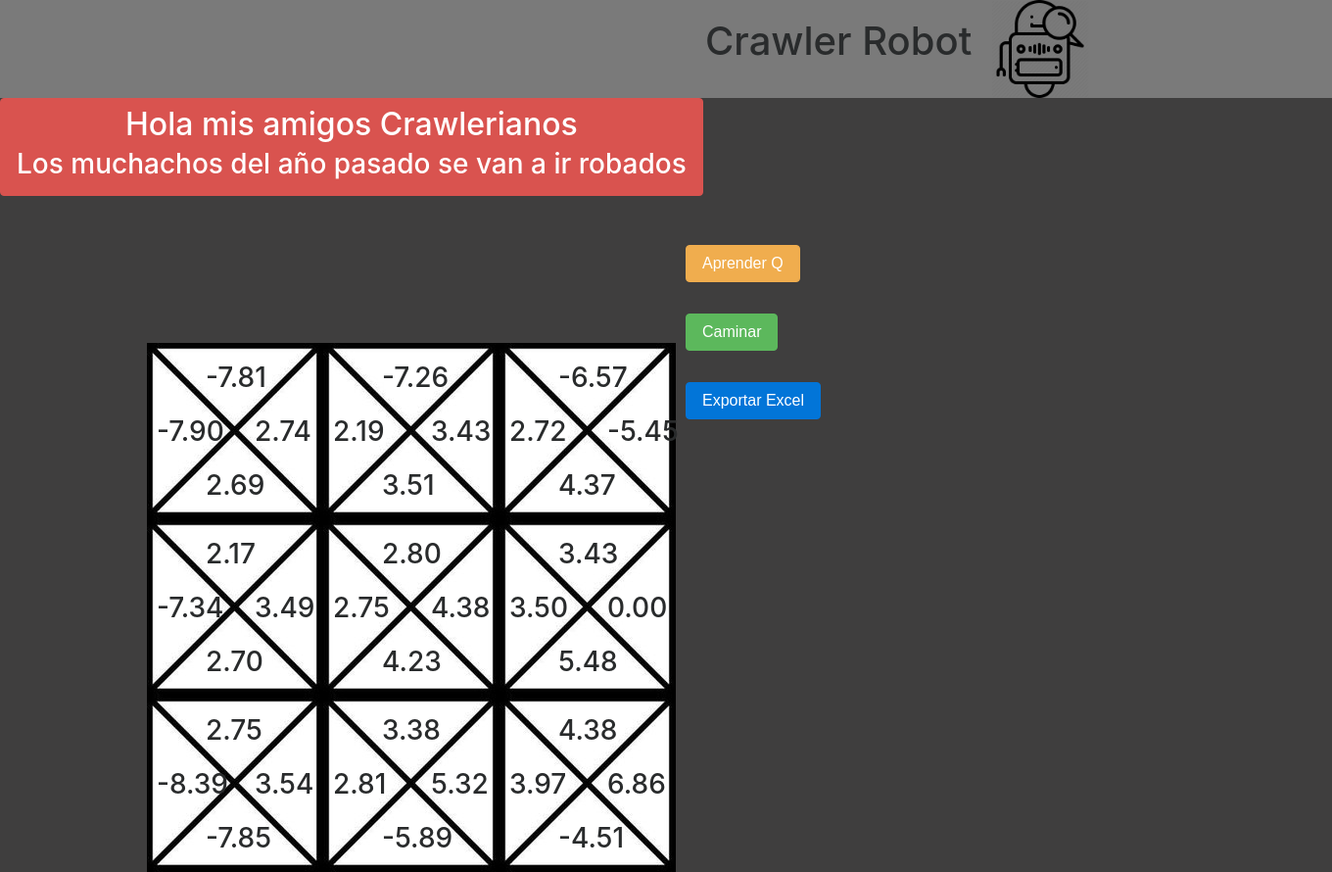
The page / on the database its author committed.
### db.py (models this page shows, shortened)
class MatrizQ(db.Model):
    __tablename__ = 'matrizQ'
    id = db.Column(db.Integer, primary_key=True)
    Q = db.Column(db.PickleType, nullable=False)

### app.py (the view)
@app.route("/")
def index():
	db.create_all()
	obj = MatrizQ.query.all()
	Q =(obj[-1])
	return render_template("index.html", Q = Q)

### templates/index.html
{% extends './layout.html' %}
{% block body %}
<form action="/exportar" method="" >
		<button type="submit" class="btn btn-primary botonExcel">Exportar Excel </button>
	</form>
	<form action="/caminar" method="" >
		<button onclick="alert('Hola');" type="submit" class="btn btn-success botonCaminar" >Caminar </button>
	</form>
	<form action="/aprender" method="" >
		<button type="submit" class="btn btn-warning botonAprender">Aprender Q</button>
	</form>
	<div class="matriz">
		<! {% if Q != 0 %}>
		<div class="caja_padre1">
			<div class="caja1-up">
				<h3 > {{'%0.2f' % Q.Q[0][0][0]|float}}	</h3>
			</div>
			<div class="caja1-left">
				<h3 >{{'%0.2f' % Q.Q[0][0][2]|float}}</h3>
			</div>
			<div class="caja1-right">
				<h3 >{{'%0.2f' % Q.Q[0][0][3]|float}}</h3>
			</div>
			<div class="caja1-down">
				<h3>{{'%0.2f' % Q.Q[0][0][1]|float}}</h3>
			</div>
		</div>
		<div class="caja_padre2">
			<div class="caja1-up">
				<h3 > {{'%0.2f' % Q.Q[0][1][0]|float}}	</h3>
			</div>
			<div class="caja1-left">
				<h3 >{{'%0.2f' % Q.Q[0][1][2]|float}}</h3>
			</div>
			<div class="caja1-right">
				<h3 >{{'%0.2f' % Q.Q[0][1][3]|float}}</h3>
			</div>
			<div class="caja1-down">
				<h3>{{'%0.2f' % Q.Q[0][1][1]|float}}</h3>
			</div>
		</div>
		<div class="caja_padre3">
			<div class="caja1-up">
				<h3 > {{'%0.2f' % Q.Q[0][2][0]|float}}	</h3>
			</div>
			<div class="caja1-left">
				<h3 >{{'%0.2f' % Q.Q[0][2][2]|float}}</h3>
			</div>
			<div class="caja1-right">
				<h3 >{{'%0.2f' % Q.Q[0][2][3]|float}}</h3>
			</div>
			<div class="caja1-down">
				<h3>{{'%0.2f' % Q.Q[0][2][1]|float}}</h3>
			</div>
		</div>
		<div class="caja_padre4">
			<div class="caja1-up">
				<h3 > {{'%0.2f' % Q.Q[1][0][0]|float}}	</h3>
			</div>
			<div class="caja1-left">
				<h3 >{{'%0.2f' % Q.Q[1][0][2]|float}}</h3>
			</div>
			<div class="caja1-right">
				<h3 >{{'%0.2f' % Q.Q[1][0][3]|float}}</h3>
			</div>
			<div class="caja1-down">
				<h3>{{'%0.2f' % Q.Q[1][0][1]|float}}</h3>
			</div>
		</div>
		<div class="caja_padre5">
			<div class="caja1-up">
				<h3 > {{'%0.2f' % Q.Q[1][1][0]|float}}	</h3>
			</div>
			<div class="caja1-left">
				<h3 >{{'%0.2f' % Q.Q[1][1][2]|float}}</h3>
			</div>
			<div class="caja1-right">
				<h3 >{{'%0.2f' % Q.Q[1][1][3]|float}}</h3>
			</div>
			<div class="caja1-down">
				<h3>{{'%0.2f' % Q.Q[1][1][1]|float}}</h3>
			</div>
		</div>
		<div class="caja_padre6">
			<div class="caja1-up">
				<h3 > {{'%0.2f' % Q.Q[1][2][0]|float}}	</h3>
			</div>
			<div class="caja1-left">
				<h3 >{{'%0.2f' % Q.Q[1][2][2]|float}}</h3>
			</div>
			<div class="caja1-right">
				<h3 >{{'%0.2f' % Q.Q[1][2][3]|float}}</h3>
			</div>
			<div class="caja1-down">
				<h3>{{'%0.2f' % Q.Q[1][2][1]|float}}</h3>
			</div>
		</div>
		<div class="caja_padre7">
			<div class="caja1-up">
				<h3 > {{'%0.2f' % Q.Q[2][0][0]|float}}	</h3>
			</div>
			<div class="caja1-left">
				<h3 >{{'%0.2f' % Q.Q[2][0][2]|float}}</h3>
			</div>
			<div class="caja1-right">
				<h3 >{{'%0.2f' % Q.Q[2][0][3]|float}}</h3>
			</div>
			<div class="caja1-down">
				<h3>{{'%0.2f' % Q.Q[2][0][1]|float}}</h3>
			</div>
		</div>
		<div class="caja_padre8">
			<div class="caja1-up">
				<h3 > {{'%0.2f' % Q.Q[2][1][0]|float}}	</h3>
			</div>
			<div class="caja1-left">
				<h3 >{{'%0.2f' % Q.Q[2][1][2]|float}}</h3>
			</div>
			<div class="caja1-right">
				<h3 >{{'%0.2f' % Q.Q[2][1][3]|float}}</h3>
			</div>
			<div class="caja1-down">
				<h3>{{'%0.2f' % Q.Q[2][1][1]|float}}</h3>
			</div>
		</div>
		<div class="caja_padre9">
			<div class="caja1-up">
				<h3 > {{'%0.2f' % Q.Q[2][2][0]|float}}	</h3>
			</div>
			<div class="caja1-left">
				<h3 >{{'%0.2f' % Q.Q[2][2][2]|float}}</h3>
			</div>
			<div class="caja1-right">
				<h3 >{{'%0.2f' % Q.Q[2][2][3]|float}}</h3>
			</div>
			<div class="caja1-down">
				<h3>{{'%0.2f' % Q.Q[2][2][1]|float}}</h3>
			</div>
		</div>
		<! {% endif %} >
	</div>
{% endblock %}

### templates/layout.html (shortened to what this page needs)
<!DOCTYPE html>
<html>
<head>
	<link rel= "stylesheet" type= "text/css" href="{{url_for('static',filename='style.css') }}">
	<link rel= "stylesheet" type= "text/css" href="{{url_for('static',filename='/css/bootstrap.css') }}">
</head>
<body class="centro">
		<header>
				<nav>
					<div>
						<img src="static/foto.png" alt="">
						<h1 class="titulo">Crawler Robot</h1>
					</div>
				</nav>
			</header>
					<div class="btn btn-danger" type="">
						<h2> Hola mis amigos Crawlerianos </h2>
						<h3> Los muchachos del año pasado se van a ir robados </h3>
					</div>
	{% block body %}
	{% endblock %}
</body>
</html>

### static/style.css (style rules this page uses)
.centro { background: #3f3e3e; }
.matriz { top: 150px; left: 150px; position: relative; }
.botonAprender { position: absolute; left: 700px; top: 250px; }
.botonCaminar { position: absolute; left: 700px; top: 320px; }
.botonExcel { position: absolute; left: 700px; top: 390px; }
.caja_padre1 { position: absolute; background-image: url("cuadrado.redimensionado.jpg"); width: 180px; height: 180px; }
.caja_padre2 { position: absolute; left: 180px; background-image: url("cuadrado.redimensionado.jpg"); width: 180px; height: 180px; }
.caja_padre3 { position: absolute; left: 360px; background-image: url("cuadrado.redimensionado.jpg"); width: 180px; height: 180px; }
.caja_padre4 { position: absolute; left: 0px; top: 180px; background-image: url("cuadrado.redimensionado.jpg"); width: 180px; height: 180px; }
.caja_padre5 { position: absolute; left: 180px; top: 180px; background-image: url("cuadrado.redimensionado.jpg"); width: 180px; height: 180px; }
.caja_padre6 { position: absolute; left: 360px; top: 180px; background-image: url("cuadrado.redimensionado.jpg"); width: 180px; height: 180px; }
.caja_padre7 { position: absolute; left: 0px; top: 360px; background-image: url("cuadrado.redimensionado.jpg"); width: 180px; height: 180px; }
.caja_padre8 { position: absolute; left: 180px; top: 360px; background-image: url("cuadrado.redimensionado.jpg"); width: 180px; height: 180px; }
.caja_padre9 { position: absolute; left: 360px; top: 360px; background-image: url("cuadrado.redimensionado.jpg"); width: 180px; height: 180px; }
.caja1-left { position: absolute; top:75px; left: 10px; }
.caja1-up { position: absolute; left: 60px; top: 20px; }
.caja1-down { position: absolute; top: 130px; left: 60px; }
.caja1-right { position: absolute; left: 110px; top:75px; }
.titulo { float: left; margin-left: 700px; list-style:none; padding: 20px; }
nav { background-color: rgb(122, 122, 122); }
img { width: 100px; height: 100px; }

### rows shown on the page
MatrizQ: Q "-7.81", Q "-7.90", Q "2.74", Q "2.69", Q "-7.26", Q "2.19", Q "3.43", Q "3.51", Q "-6.57", Q "2.72", Q "-5.45", Q "4.37", Q "2.17", Q "-7.34", Q "3.49", Q "2.70", Q "2.80", Q "2.75", Q "4.38", Q "4.23", Q "3.50", Q "0.00", Q "5.48", Q "-8.39", Q "3.54", Q "-7.85", Q "3.38", Q "2.81", Q "5.32", Q "-5.89", Q "3.97", Q "6.86", Q "-4.51"
